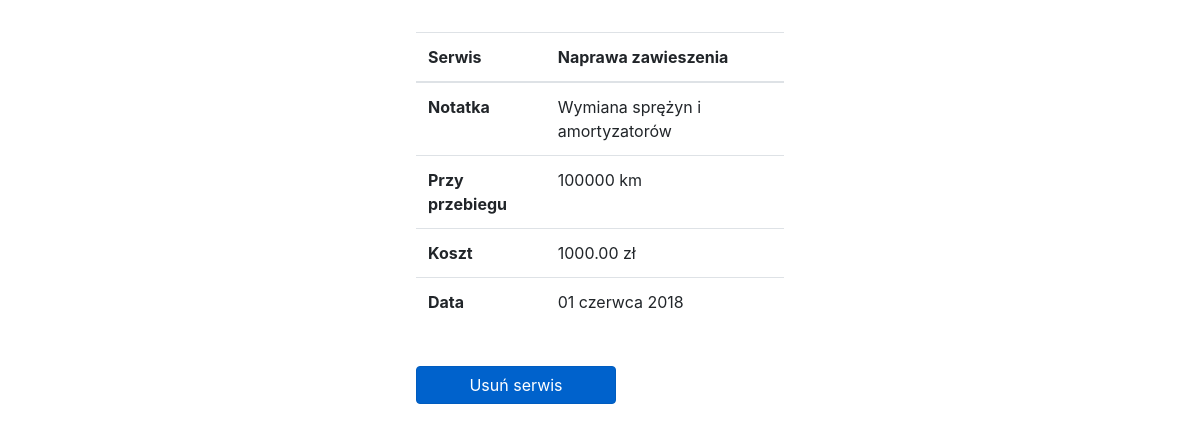
/car/15/services/56/, run on the app's committed database.
### Site/models.py (models this page shows, shortened)
class Service(models.Model):
    mileage_number = models.DecimalField(max_digits=8, decimal_places=0, verbose_name="Przebieg")
    cash_float = models.DecimalField(max_digits=6, decimal_places=2, verbose_name="Kwota")
    note_text = models.CharField(max_length=256, blank=True, null=True, verbose_name="Notatka")
    title_text = models.CharField(max_length=32, verbose_name="Tytuł")
    created_date = models.DateField(default=timezone.now, verbose_name="Data")
    class Meta:
        ordering = ['-created_date']

### Site/views.py (the view)
# urls.py: path('car/<int:Car_id>/services/<int:Service_id>/', views.ServiceView, name="service"),
@csrf_exempt
def ServiceView(request, Service_id, Car_id):
    try:
        service = Service.objects.get(pk=Service_id)
        car = Car.objects.get(pk=Car_id)
    except Service.DoesNotExist:
        raise Http404("no service!")
    context = {
        "Service": service,
        "Car": car,
    }
    return render(request, "Site/service.html", context)

### templates/Site/service.html (shortened to what this page needs)
<!DOCTYPE html>
<html lang="pl">
<head>
    {% load bootstrap4 %}
    {% bootstrap_css %}
</head>
<body class="bg">
<div class="jumbotron p-3 mt-3 bg-white mx-auto col-sm-4 col-md-4">
    <table class="table">
        <thead>
        <tr>
            <th scope="col">Serwis</th>
            <th scope="col">{{ Service.title_text }}</th>
        </tr>
        </thead>
        <tbody>
        <tr>
            <th scope="row">Notatka</th>
            <td>{{ Service.note_text }}</td>
        </tr>
        <tr>
            <th scope="row">Przy przebiegu</th>
            <td>{{ Service.mileage_number }} km</td>
        </tr>
        <tr>
            <th scope="row">Koszt</th>
            <td>{{ Service.cash_float }} zł</td>
        </tr>
        <tr>
            <th scope="row">Data</th>
            <td>{{ Service.created_date|date:"d E Y" }} </td>
        </tr>
        </tbody>
    </table>
    <br>
    <a href="{% url 'delete_service' Car.id Service.id %}" style="width: 200px;"
       class="btn btn-primary active mx-auto"
       role="button" aria-pressed="true">Usuń serwis</a>
</div>
</body>
</html>

### templates/Site/service.html (style rules this page uses)
body, html { height: 100%; margin: 0; }
.bg { background-image: url("https://images.wallpaperscraft.com/image/highway_cars_city_traffic_buildings_black_white_25566_1920x1080.jpg"); height: 100%; background-position: center; background-repeat: no-repeat; background-attachment: fixed; background-size: cover; }

### data on the page
Service: title_text "Naprawa zawieszenia", note_text "Wymiana sprężyn i amortyzatorów", mileage_number "100000", cash_float "1000.00", created_date "01 czerwca 2018"
